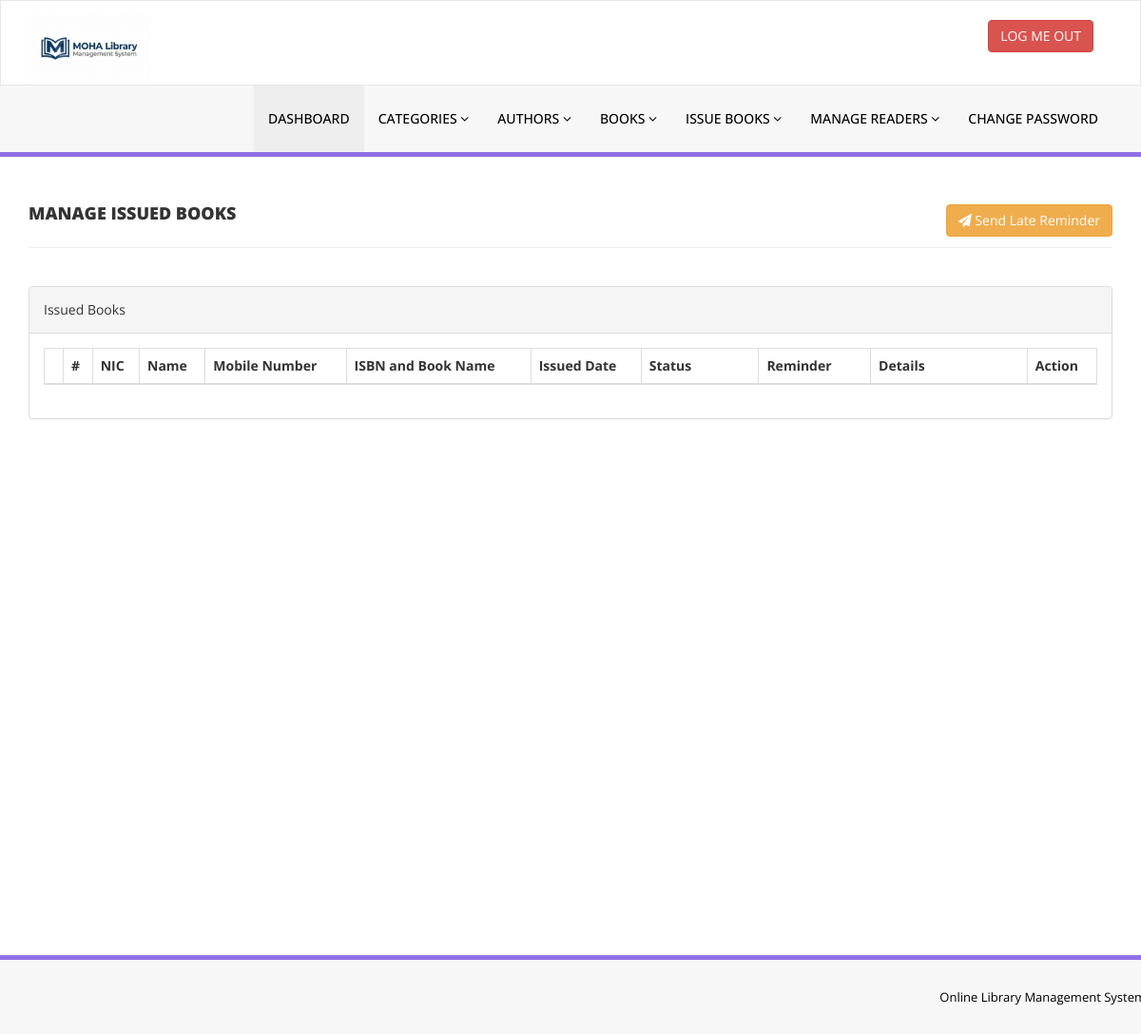
The page /admin/manage-issued-books.php (signed in) on the database as committed earlier.
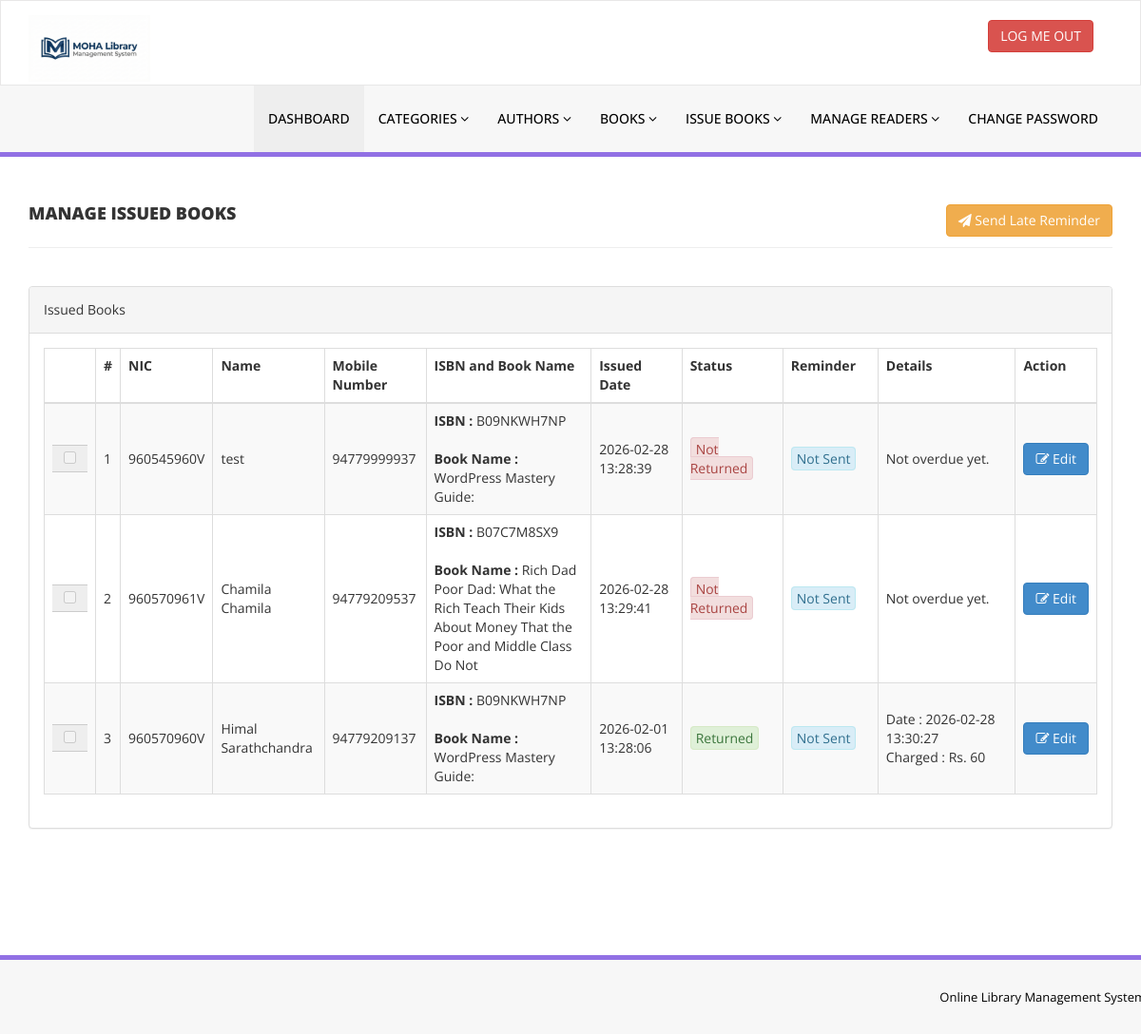
The same page on the database as committed later.
### tables this page shows
CREATE TABLE `tblissuedbookdetails` (
  `id` int(11) NOT NULL,
  `BookId` int(11) DEFAULT NULL,
  `NIC` varchar(150) DEFAULT NULL,
  `IssuesDate` timestamp NULL DEFAULT current_timestamp(),
  `ReturnDate` timestamp NULL DEFAULT NULL ON UPDATE current_timestamp(),
  `Reminder` int(11) DEFAULT NULL,
  `RetrunStatus` int(1) DEFAULT NULL,
  `fine` int(11) DEFAULT NULL,
  `remark` mediumtext NOT NULL
);

CREATE TABLE `tblstudents` (
  `id` int(11) NOT NULL,
  `NIC` varchar(100) DEFAULT NULL,
  `EmpNo` varchar(100) DEFAULT NULL,
  `FullName` varchar(120) DEFAULT NULL,
  `EmailId` varchar(120) DEFAULT NULL,
  `MobileNumber` char(11) DEFAULT NULL,
  `Password` varchar(120) DEFAULT NULL,
  `Status` int(1) DEFAULT NULL,
  `approval` int(1) DEFAULT NULL,
  `RegDate` timestamp NULL DEFAULT current_timestamp(),
  `UpdationDate` timestamp NULL DEFAULT NULL ON UPDATE current_timestamp()
);

CREATE TABLE `tblbooks` (
  `id` int(11) NOT NULL,
  `BookName` varchar(255) DEFAULT NULL,
  `CatId` int(11) DEFAULT NULL,
  `AuthorId` int(11) DEFAULT NULL,
  `ISBNNumber` varchar(25) DEFAULT NULL,
  `BookPrice` decimal(10,2) DEFAULT NULL,
  `bookImage` varchar(250) NOT NULL,
  `isIssued` int(1) DEFAULT NULL,
  `RegDate` timestamp NULL DEFAULT current_timestamp(),
  `UpdationDate` timestamp NULL DEFAULT NULL ON UPDATE current_timestamp(),
  `bookQty` int(11) DEFAULT NULL
);

### admin/manage-issued-books.php (the view, shortened to what this page needs)
<?php
include('includes/config.php');
if (strlen($_SESSION['alogin']) == 0) {
    header('location:index.php');
} else {
    function checkOverdueStatus($issueDateString)
    {
        $issueDate = new DateTime($issueDateString);
        $dueDate = clone $issueDate;
        $dueDate->modify('+14 days');
        $now = new DateTime();
        if ($now > $dueDate) {
            $diff = $now->diff($dueDate);
            return [
                'is_late' => true,
                'days_late' => $diff->days
            ];
        }
        return [
            'is_late' => false,
            'days_late' => 0
        ];
    }
?>
    <!DOCTYPE html>
    <html xmlns="http://www.w3.org/1999/xhtml">
    <head>
        <link href="assets/css/bootstrap.css" rel="stylesheet" />
        <link href="assets/css/font-awesome.css" rel="stylesheet" />
        <link href="assets/js/dataTables/dataTables.bootstrap.css" rel="stylesheet" />
        <link href="assets/css/style.css" rel="stylesheet" />
    </head>
    <body>
        <?php include('includes/header.php'); ?>
        <div class="content-wrapper">
            <div class="container">
                <div class="row pad-botm">
                    <div class="col-md-12">
                        <h4 class="header-line">Manage Issued Books <button style="float: right;" class="btn btn-warning send-late-reminders"><i class="fa fa-paper-plane"></i> Send Late Reminder</button></h4>
                    </div>
                    <div class="row">
                    </div>
                </div>
                <div class="row">
                    <div class="col-md-12">
                        <div class="panel panel-default">
                            <div class="panel-heading">
                                Issued Books
                            </div>
                            <div class="panel-body">
                                <div class="table-responsive">
                                    <table class="table-issued-books table table-striped table-bordered table-hover" id="dataTables-example">
                                        <thead>
                                            <tr>
                                                <th></th>
                                                <th>#</th>
                                                <th>NIC</th>
                                                <th>Name</th>
                                                <th>Mobile Number</th>
                                                <th>ISBN and Book Name</th>
                                                <th style="min-width: 90px;">Issued Date</th>
                                                <th style="min-width: 105px;">Status</th>
                                                <th style="min-width: 100px;">Reminder</th>
                                                <th style="min-width: 140px;">Details</th>
                                                <th>Action</th>
                                            </tr>
                                        </thead>
                                        <tbody>
                                            <?php $sql = "SELECT tblissuedbookdetails.Reminder, tblissuedbookdetails.fine, tblstudents.MobileNumber,tblstudents.NIC,tblstudents.EmpNo,tblstudents.FullName,tblbooks.BookName,tblbooks.ISBNNumber,tblissuedbookdetails.IssuesDate,tblissuedbookdetails.ReturnDate,tblissuedbookdetails.id as rid from  tblissuedbookdetails join tblstudents on tblstudents.NIC=tblissuedbookdetails.NIC join tblbooks on tblbooks.id=tblissuedbookdetails.BookId order by tblissuedbookdetails.ReturnDate ASC";
                                            $query = $dbh->prepare($sql);
                                            $query->execute();
                                            $results = $query->fetchAll(PDO::FETCH_OBJ);
                                            $cnt = 1;
                                            if ($query->rowCount() > 0) {
                                                foreach ($results as $result) {
                                                    $status = checkOverdueStatus($result->IssuesDate);
                                            ?>
                                                    <tr class="odd gradeX">
                                                        <td class="center">
                                                            <div class="input-group">
                                                                <span class="input-group-addon">
                                                                    <?php if ($result->ReturnDate == "" || $result->ReturnDate == null) {
                                                                        if ($status['is_late']) {
                                                                            echo '<input type="checkbox">';
                                                                        } else {
                                                                            echo '<input type="checkbox" disabled>';
                                                                        }
                                                                    } else{
                                                                        echo '<input type="checkbox" disabled>';
                                                                    }?>
                                                                </span>
                                                            </div>
                                                        </td>
                                                        <td class="center"><?php echo htmlentities($cnt); ?></td>
                                                        <td class="center"><?php echo htmlentities($result->NIC); ?></td>
                                                        <td class="center"><?php echo htmlentities($result->FullName); ?></td>
                                                        <td class="center"><?php echo htmlentities($result->MobileNumber); ?></td>
                                                        <td class="center"><?php
                                                        echo "<strong>ISBN : </strong>". $result->ISBNNumber."<br/><br/>";
                                                        echo "<strong>Book Name : </strong>". $result->BookName;
                                                        ?></td>
                                                        <td class="center"><?php echo htmlentities($result->IssuesDate); ?></td>
                                                        <td class="center"><?php if ($result->ReturnDate == "" || $result->ReturnDate == null) {
                                                                                $dailyfine = 5;
                                                                                if ($status['is_late']) {
                                                                                    echo ("<span style='padding: 2px 5px;' class='alert alert-danger' role='alert'>Not Returned</span>");
                                                                                } else {
                                                                                    echo ("<span style='padding: 2px 5px;' class='alert alert-danger' role='alert'>Not Returned</span>");
                                                                                }
                                                                            } else {
                                                                                echo ("<span style='padding: 2px 5px;' class='alert alert-success  p-0' role='alert'>Returned</span>");
                                                                            }
                                                                            ?></td>
                                                        <td class="center"><?php if ($result->Reminder == 0 || $result->Reminder == null) {
                                                                                echo ("<span style='padding: 2px 5px;' class='alert alert-info' role='alert'>Not Sent</span>");
                                                                            } else {
                                                                                echo ("<span style='padding: 2px 5px;' class='alert alert-info' role='alert'>Reminder " . $result->Reminder . "</span>");
                                                                            }
                                                                            ?></td>
                                                        <td class="center"><?php if ($result->ReturnDate == "" || $result->ReturnDate == null) {
                                                                                $status = checkOverdueStatus($result->IssuesDate);
                                                                                if ($status['is_late']) {
                                                                                    echo ($status['days_late'] . " day(s) overdue!<br/>Current Fine : Rs. " . ($status['days_late'] * $dailyfine));
                                                                                } else {
                                                                                    echo ("Not overdue yet.");
                                                                                }
                                                                            } else {
                                                                                echo ("Date : " . $result->ReturnDate);
                                                                                if ($result->fine != "" || $result->fine != 0) {
                                                                                    echo ("<br/>Charged : Rs. " . $result->fine);
                                                                                }
                                                                            }
                                                                            ?></td>
                                                        <td class="center">
                                                            <a href="update-issue-bookdeails.php?rid=<?php echo htmlentities($result->rid); ?>"><button class="btn btn-primary"><i class="fa fa-edit "></i> Edit</button>
                                                        </td>
                                                    </tr>
                                            <?php $cnt = $cnt + 1;
                                                }
                                            } ?>
                                        </tbody>
                                    </table>
                                </div>
                            </div>
                        </div>
                    </div>
                </div>
            </div>
        </div>
        <?php include('includes/footer.php'); ?>
    </body>
    </html>
<?php } ?>

### admin/includes/header.php (shortened to what this page needs)
<div class="navbar navbar-inverse set-radius-zero" >
        <div class="container">
            <div class="navbar-header">
                <a class="navbar-brand">
                    <img src="assets/img/logo.png" width="128"/>
                </a>
            </div>
            <div class="right-div">
                <a href="logout.php" class="btn btn-danger pull-right">LOG ME OUT</a>
            </div>
        </div>
    </div>
    <section class="menu-section">
        <div class="container">
            <div class="row ">
                <div class="col-md-12">
                    <div class="navbar-collapse collapse ">
                        <ul id="menu-top" class="nav navbar-nav navbar-right">
                            <li><a href="dashboard.php" class="menu-top-active">DASHBOARD</a></li>
                            <li>
                                <a href="#" class="dropdown-toggle" id="ddlmenuItem" data-toggle="dropdown"> Categories <i class="fa fa-angle-down"></i></a>
                            </li>
                            <li>
                                <a href="#" class="dropdown-toggle" id="ddlmenuItem" data-toggle="dropdown"> Authors <i class="fa fa-angle-down"></i></a>
                            </li>
 <li>
                                <a href="#" class="dropdown-toggle" id="ddlmenuItem" data-toggle="dropdown"> Books <i class="fa fa-angle-down"></i></a>
                            </li>
                           <li>
                                <a href="#" class="dropdown-toggle" id="ddlmenuItem" data-toggle="dropdown"> Issue Books <i class="fa fa-angle-down"></i></a>
                            </li>
                            <li>
                                <a href="#" class="dropdown-toggle" id="ddlmenuItem" data-toggle="dropdown"> Manage Readers <i class="fa fa-angle-down"></i></a>
                            </li>
                            <li><a href="change-password.php">Change Password</a></li>
                        </ul>
                    </div>
                </div>
            </div>
        </div>
    </section>

### admin/includes/footer.php
<section class="footer-section">
     <div class="container">
         <div class="row">
             <div class="col-md-12">
              Online Library Management System
             </div>
         </div>
     </div>
 </section>

### admin/assets/css/style.css (style rules this page uses)
.set-radius-zero { border-radius:0px; -moz-border-radius:0px; -webkit-border-radius:0px; }
.content-wrapper { margin-top: 40px; min-height:800px; padding-bottom:90px; }
.header-line { font-weight:900; padding-bottom:25px; border-bottom:1px solid #eeeeee; text-transform:uppercase; }
.pad-botm { padding-bottom:30px; }
.right-div { float: right; padding: 20px; }
#menu-top a { color:#000; text-decoration:none; font-weight:500; padding: 25px 15px 25px 15px; text-transform:uppercase; }
.menu-section { background-color: #f7f7f7; border-bottom:5px solid #9170E4; width:100% }
.menu-top-active { background-color:#eeeeee; }
.navbar-inverse { background-color: #FFF; border-color: rgba(155, 153, 153, 0.23); }
.navbar { min-height: 90px; margin-bottom: 0px; }
.footer-section { padding:25px 50px 25px 50px; color:#000; font-size:13px; background-color: #f7f7f7; text-align:right; border-top:5px solid #9170E4; }
thead th { vertical-align: top !important; }
tbody td { vertical-align: middle !important; }

Rows that differ between the two databases and show on the page:
added tblissuedbookdetails: tblstudents.NIC "960545960V", tblstudents.FullName "test", tblstudents.MobileNumber "94779999937", BookId.ISBNNumber "B09NKWH7NP", BookId.BookName "WordPress Mastery Guide:", IssuesDate "2026-02-28 13:28:39", shows "Not Returned", shows "Not Sent", shows "Not overdue yet."
added tblissuedbookdetails: tblstudents.NIC "960570961V", tblstudents.FullName "Chamila Chamila", tblstudents.MobileNumber "94779209537", BookId.ISBNNumber "B07C7M8SX9", BookId.BookName "Rich Dad Poor Dad: What the Rich Teach Their Kids About Money That the Poor and Middle Class Do Not", IssuesDate "2026-02-28 13:29:41", shows "Not Returned", shows "Not Sent", shows "Not overdue yet."
added tblissuedbookdetails: tblstudents.NIC "960570960V", tblstudents.FullName "Himal Sarathchandra", tblstudents.MobileNumber "94779209137", BookId.ISBNNumber "B09NKWH7NP", BookId.BookName "WordPress Mastery Guide:", IssuesDate "2026-02-01 13:28:06", shows "Returned", shows "Not Sent", ReturnDate "2026-02-28 13:30:27", fine "60"
